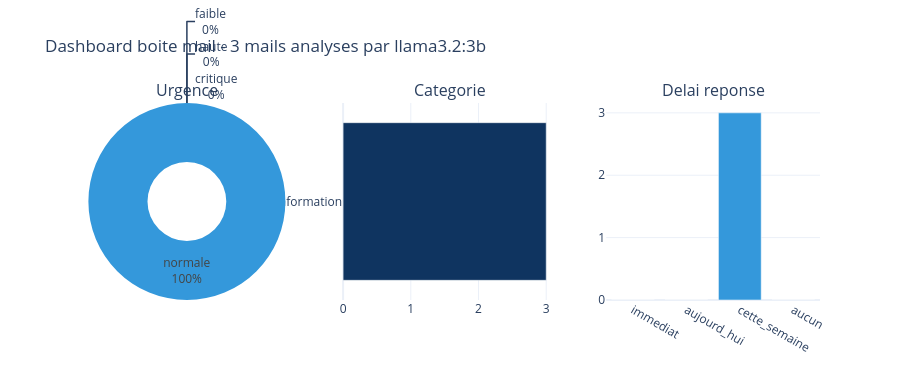

Write notebook code for a chart like this one.
### Markdown cell above
### Dashboard de triage

### Code cell
if MAILS and any("analyse" in m for m in MAILS):
    rows = [{"from":     m["from"][:35],
             "subject":  m["subject"][:50],
             "urgence":  m.get("analyse",{}).get("urgence","normale"),
             "categorie":m.get("analyse",{}).get("categorie","information"),
             "delai":    m.get("analyse",{}).get("delai_reponse","cette_semaine"),
             "resume":   m.get("analyse",{}).get("resume",""),
             "action":   m.get("analyse",{}).get("action_suggeree",""),
             "nb_pj":    len(m["attachments"])} for m in MAILS]
    df = pd.DataFrame(rows)

    urg_order  = ["critique","haute","normale","faible"]
    urg_colors = {"critique":"#e94560","haute":"#f39c12","normale":"#3498db","faible":"#95a5a6"}
    urg_counts = df["urgence"].value_counts().reindex(urg_order, fill_value=0)
    cat_counts = df["categorie"].value_counts()
    del_order  = ["immediat","aujourd_hui","cette_semaine","aucun"]
    del_colors = {"immediat":"#e94560","aujourd_hui":"#f39c12",
                  "cette_semaine":"#3498db","aucun":"#95a5a6"}
    del_counts = df["delai"].value_counts().reindex(del_order, fill_value=0)

    fig = make_subplots(rows=1, cols=3,
        subplot_titles=("Urgence","Categorie","Delai reponse"),
        specs=[[{"type":"pie"},{"type":"bar"},{"type":"bar"}]])

    fig.add_trace(go.Pie(
        labels=urg_counts.index.tolist(), values=urg_counts.values.tolist(),
        marker=dict(colors=[urg_colors.get(u,"gray") for u in urg_counts.index]),
        hole=0.4, textinfo="label+percent"), row=1, col=1)

    fig.add_trace(go.Bar(x=cat_counts.values, y=cat_counts.index, orientation="h",
        marker_color=COLORS["secondary"]), row=1, col=2)

    fig.add_trace(go.Bar(x=del_order, y=del_counts.values,
        marker_color=[del_colors[d] for d in del_order]), row=1, col=3)

    fig.update_layout(height=380, template="plotly_white", showlegend=False,
        title=f"Dashboard boite mail - {len(MAILS)} mails analyses par {OLLAMA_MODEL}")
    fig.show()

    # Tableau trie
    print("\nTRIAGE PAR URGENCE\n")
    rank = {"critique":0,"haute":1,"normale":2,"faible":3}
    srt  = sorted(MAILS, key=lambda m: rank.get(m.get("analyse",{}).get("urgence","normale"),2))
    print(f"{'#':<3} {'U':<2} {'Expediteur':<28} {'Objet':<38} {'Action':<32} {'Delai':<13}")
    print("-"*118)
    for i, m in enumerate(srt):
        a   = m.get("analyse", {})
        urg = a.get("urgence","normale")
        src = m["from"].split("<")[0].strip()[:26]
        print(f"{i+1:<3} {URGENCY_EMOJI.get(urg,'🟡'):<2} {src:<28} {m['subject'][:36]:<38}"
              f" {a.get('action_suggeree','')[:30]:<32} {a.get('delai_reponse',''):<13}")

### Figure 1 — Plotly figure (JSON) as saved in the notebook; plotly's stock layout.template omitted (floating-point values rounded to 4 significant figures)
{"data": [{"domain": {"x": [0, 0.2889], "y": [0, 1]}, "hole": 0.4, "labels": ["critique", "haute", "normale", "faible"], "marker": {"colors": ["#e94560", "#f39c12", "#3498db", "#95a5a6"]}, "textinfo": "label+percent", "type": "pie", "values": [0, 0, 3, 0]}, {"marker": {"color": "#0f3460"}, "orientation": "h", "type": "bar", "x": [3], "xaxis": "x", "y": ["information"], "yaxis": "y"}, {"marker": {"color": ["#e94560", "#f39c12", "#3498db", "#95a5a6"]}, "type": "bar", "x": ["immediat", "aujourd_hui", "cette_semaine", "aucun"], "xaxis": "x2", "y": [0, 0, 3, 0], "yaxis": "y2"}], "layout": {"annotations": [{"font": {"size": 16}, "showarrow": false, "text": "Urgence", "x": 0.1444, "xanchor": "center", "xref": "paper", "y": 1, "yanchor": "bottom", "yref": "paper"}, {"font": {"size": 16}, "showarrow": false, "text": "Categorie", "x": 0.5, "xanchor": "center", "xref": "paper", "y": 1, "yanchor": "bottom", "yref": "paper"}, {"font": {"size": 16}, "showarrow": false, "text": "Delai reponse", "x": 0.8556, "xanchor": "center", "xref": "paper", "y": 1, "yanchor": "bottom", "yref": "paper"}], "height": 380, "showlegend": false, "title": {"text": "Dashboard boite mail - 3 mails analyses par llama3.2:3b"}, "xaxis": {"anchor": "y", "domain": [0.3556, 0.6444]}, "xaxis2": {"anchor": "y2", "domain": [0.7111, 1]}, "yaxis": {"anchor": "x", "domain": [0, 1]}, "yaxis2": {"anchor": "x2", "domain": [0, 1]}}}
